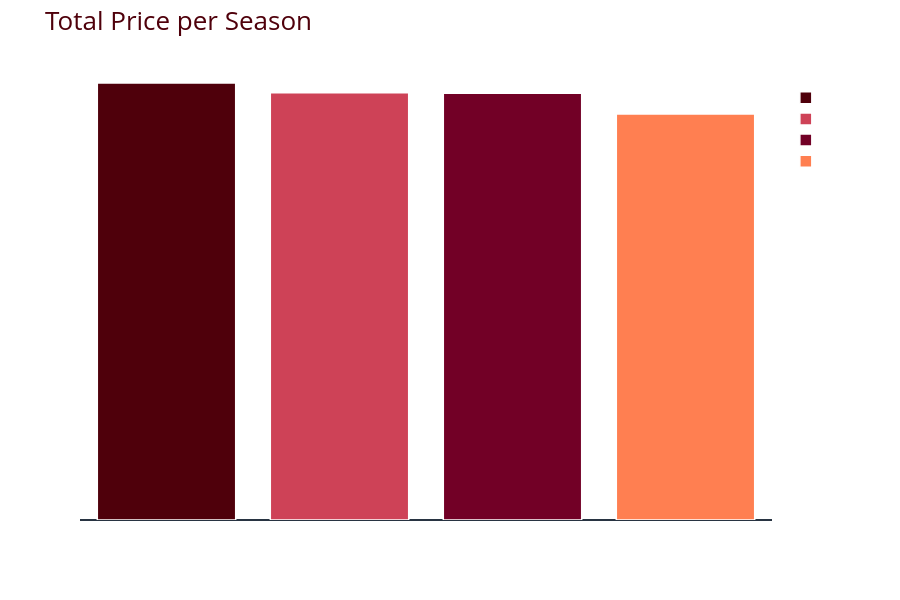

Notebook cell for this chart:
### Code cell
palette = ["#4f000b", "#ce4257", "#720026", "#ff7f51", "#ff9b54"]

pv4 = df.pivot_table(index="Season", values="Price(USD)", aggfunc="sum")
pv4 = pv4.sort_values(by="Price(USD)", ascending=False).reset_index()

fig = px.bar(
    pv4,
    x="Season",
    y="Price(USD)",
    color="Season",
    text="Price(USD)",
    color_discrete_sequence=palette
)

fig.update_traces(
    textposition="outside",
    marker=dict(line=dict(color="white", width=1.5))
)

fig.update_layout(
    title="Total Price per Season",
    template="plotly_dark",
    title_font=dict(size=26, color=palette[0]),
    font=dict(size=14, color="white"),
    plot_bgcolor="rgba(0,0,0,0)",
    paper_bgcolor="rgba(0,0,0,0)",
    xaxis=dict(showgrid=False),
    yaxis=dict(showgrid=True, gridcolor="rgba(255,255,255,0.2)"),
    legend_title="Season",
    height=600
)

fig.show()

### Figure 1 — Plotly figure (JSON) as saved in the notebook; plotly's stock layout.template omitted (floating-point values rounded to 4 significant figures)
{"data": [{"hovertemplate": "Season=%{x}<br>Price(USD)=%{text}<extra></extra>", "legendgroup": "Fall", "marker": {"color": "#4f000b", "line": {"color": "white", "width": 1.5}, "pattern": {"shape": ""}}, "name": "Fall", "orientation": "v", "showlegend": true, "text": [60020.0], "textposition": "outside", "type": "bar", "x": ["Fall"], "xaxis": "x", "y": [60018], "yaxis": "y"}, {"hovertemplate": "Season=%{x}<br>Price(USD)=%{text}<extra></extra>", "legendgroup": "Spring", "marker": {"color": "#ce4257", "line": {"color": "white", "width": 1.5}, "pattern": {"shape": ""}}, "name": "Spring", "orientation": "v", "showlegend": true, "text": [58680.0], "textposition": "outside", "type": "bar", "x": ["Spring"], "xaxis": "x", "y": [58679], "yaxis": "y"}, {"hovertemplate": "Season=%{x}<br>Price(USD)=%{text}<extra></extra>", "legendgroup": "Winter", "marker": {"color": "#720026", "line": {"color": "white", "width": 1.5}, "pattern": {"shape": ""}}, "name": "Winter", "orientation": "v", "showlegend": true, "text": [58610.0], "textposition": "outside", "type": "bar", "x": ["Winter"], "xaxis": "x", "y": [58607], "yaxis": "y"}, {"hovertemplate": "Season=%{x}<br>Price(USD)=%{text}<extra></extra>", "legendgroup": "Summer", "marker": {"color": "#ff7f51", "line": {"color": "white", "width": 1.5}, "pattern": {"shape": ""}}, "name": "Summer", "orientation": "v", "showlegend": true, "text": [55780.0], "textposition": "outside", "type": "bar", "x": ["Summer"], "xaxis": "x", "y": [55777], "yaxis": "y"}], "layout": {"barmode": "relative", "font": {"color": "white", "size": 14}, "height": 600, "legend": {"title": {"text": "Season"}, "tracegroupgap": 0}, "margin": {"t": 60}, "paper_bgcolor": "rgba(0,0,0,0)", "plot_bgcolor": "rgba(0,0,0,0)", "title": {"font": {"color": "#4f000b", "size": 26}, "text": "Total Price per Season"}, "xaxis": {"anchor": "y", "categoryarray": ["Fall", "Spring", "Winter", "Summer"], "categoryorder": "array", "domain": [0, 1], "showgrid": false, "title": {"text": "Season"}}, "yaxis": {"anchor": "x", "domain": [0, 1], "gridcolor": "rgba(255,255,255,0.2)", "showgrid": true, "title": {"text": "Price(USD)"}}}}
